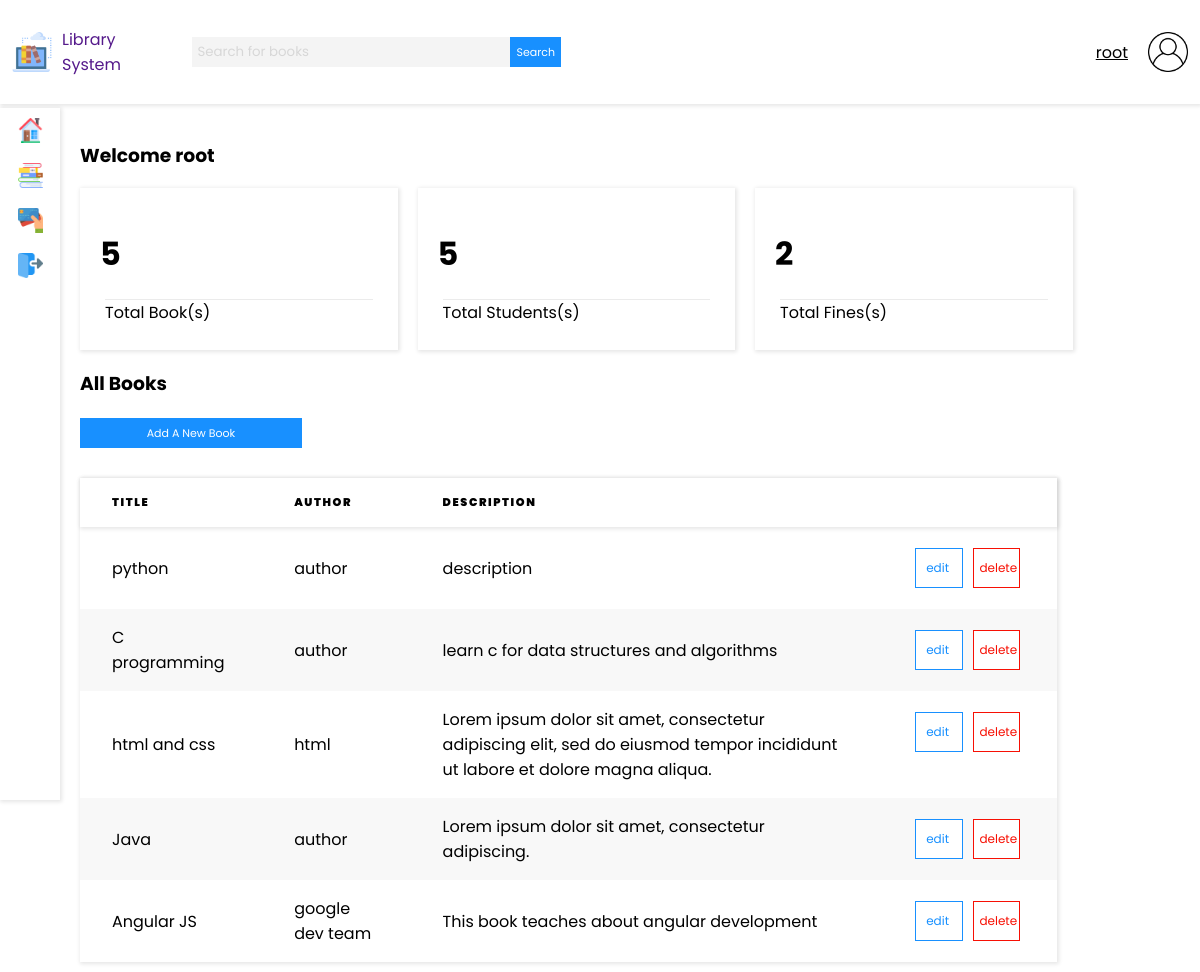
The app's page / (signed in) with its own data.
### base/models.py (models this page shows, shortened)
class Book(models.Model):
    title = models.CharField(max_length=200)
    author = models.CharField(max_length=200)
    description = models.TextField(null=True, blank=True)
    updated = models.DateField(auto_now=True)
    updated = models.DateField(auto_now_add=True)

### base/views.py (the view)
# urls.py: path('', views.home, name='home'),
@login_required(login_url='/login')
def home(request):
    q = request.GET.get('q') if request.GET.get('q') != None else ''
    total_students = Role.objects.filter(role='Student').count()
    total_books = Book.objects.count()
    books = Book.objects.filter(Q(title__icontains=q) | Q(author__icontains=q))
    user_role = Role.objects.get(user=request.user.id)
    context = {
        'books': books,
        'total_books': total_books,
        'total_students': total_students,
        'user_role': user_role,
        'q': q
    }
    return render(request, 'dashboard.html', context)

### templates/dashboard.html (shortened to what this page needs)
{% extends 'main.html' %}
{% load static %}
{% block content %}
<h3>Welcome {{ request.user }}</h3>
{% if user_role.role == 'Student' %}
<div class="student-books-container">
    {% for book in books %}
    <div class="book-card">
        <div class="book-card-image-container">
            <image class="book-card-image" src="{% static 'images/studentBook.png' %}" alt="">
        </div>
        <div class="book-card-text">
            <h3>{{ book.title }}</h3>
            <p>{{ book.description}}</p>
            <p class="small-student-text">By {{ book.author }}</p>
            <a class="edit-button" href="{% url 'borrow_book' book.id %}">Borrow</a>
        </div>
    </div>
    {% endfor %}
</div>
{% else %}
<div class="dashboard-card-container">
    <div class="dashboard-card">
        <h1>{{ total_books }}</h1>
        <p>Total Book(s)</p>
    </div>
    <div class="dashboard-card">
        <h1>{{ total_students }}</h1>
        <p>Total Students(s)</p>
    </div>
    <div class="dashboard-card">
        <h1>2</h1>
        <p>Total Fines(s)</p>
    </div>
</div>
<div class="">
    <h3>All Books</h3>
    <a class="button-primary" href="{% url 'create_book' %}">Add A New Book</a>
    <table class="books-table-container">
        <thead>
            <tr>
                <th>Title</th>
                <th class="table-responsive">Author</th>
                <th class="table-responsive">Description</th>
            </tr>
        </thead>
        <tbody>
            {% for book in books %}
            <tr>
                <td>
                    {{ book.title }}
                </td>
                <td class="table-responsive">{{ book.author }}</td>
                <td class="table-responsive">{{ book.description }}</td>
                <td class="table-actions table-responsive">
                    <a href="{% url 'edit_book' book.id %}" class="edit-button">edit</a>
                    <a href="{% url 'delete_book' book.id %}" class="delete-button">delete</a>
                </td>
            </tr>
            {% endfor %}
        </tbody>
    </table>
</div>
{% endif %}
{% endblock%}

### templates/navbar.html
{% load static %}
<nav class="navbar">
    <div class="nav-logo-search">
        <a href="" class="navbar-brand">
            <img class="navbar-image" src="{% static 'images/digital-library.png' %}" alt="">
            <span>Library System</span>
        </a>
        <form method="GET" action="" class="nav-search nav-search-responsive">
            <input value="{{ q }}" name="q" class="nav-search-input" type="text" placeholder="Search for books">
            <button class="nav-search-button" type="submit">Search</button>
        </form>
    </div>
    <div class="nav-user-profile">
        <span>{{ request.user }}</span>
        <img class="navbar-image" src="{% static 'images/user.png' %}" alt="">
    </div>
</nav>

### static/styles/main3.css (style rules this page uses)
body { font-family: 'Poppins', sans-serif; padding: 0; margin: 0; background-color: #fff; box-sizing: border-box; }
a,input,button { text-decoration: none; font-family: 'Poppins'; }
table { border-collapse: collapse; text-align: left; width: 100%; overflow-x: scroll; }
thead { box-shadow: 1px 1px 4px 1px rgba(0, 0, 0, 0.1); }
thead th { padding: 1rem 2rem; text-transform: uppercase; letter-spacing: 0.1rem; font-size: 0.7rem; font-weight: 900; }
tbody td { padding: 1rem 2rem; }
tbody tr:nth-child(even) { background-color: #f8f8f8; }
.table-actions { display: flex; flex-direction: row; }
.navbar { height: 13vh; background-color: #fff; box-shadow: 1px 1px 4px 1px rgba(0, 0, 0, 0.1); display: flex; flex-direction: row; align-items: center; padding: 0 1%; position: fixed; top: 0; left: 0; width: 98%; }
.nav-logo-search { display: flex; width: 50%; justify-content: space-between; align-items: center; }
.navbar-brand { display: block; width: 30%; display: flex; align-items: center; }
.navbar-brand span { margin: 0 10px; }
.navbar-image { height: 40px; width: 40px; }
.nav-search { width: 70%; display: flex; flex-direction: row; margin: 10px 10px; }
.nav-search-input { border: 0; background-color: #f4f4f4; height: 30px; width: 80%; margin: 0; padding: 5px; outline: none; }
.nav-search-input::placeholder { color: #d7d7d7; font-family: 'Poppins'; }
.nav-search-button { background-color: #1890ff; color: #ffffff; border: 0; border-radius: 0; transition: .3s ease-in; font-size: 11px; }
.nav-user-profile { width: 50%; display: flex; justify-content: flex-end; align-items: center; }
.nav-user-profile span { margin: 0 20px; text-decoration: underline; cursor: pointer; }
.button-primary { margin: 20px 0; background-color: #1890ff; color: #ffffff; border: 0; border-radius: 0; transition: .3s ease-in; font-size: 11px; height: 30px; width: 20%; text-align: center; display: flex; justify-content: center; align-items: center; }
.dashboard-card-container { display: flex; width: 100%; }
.dashboard-card { width: 25%; box-shadow: 1px 1px 4px 1px rgba(0, 0, 0, 0.1); padding: 20px; margin-right: 20px; transition: .3s ease-in; }
.books-table-container { box-shadow: 1px 1px 4px 1px rgba(0, 0, 0, 0.1); padding: 20px; width: 88%; margin-top: 30px; }
.dashboard-card p { border-top: 1px solid #ebebeb; }
.book-card h3,p { margin: 5px; }

### records on screen
Book: title "python", author "author", description "description"
Book: title "C programming", author "author", description "learn c for data structures and algorithms"
Book: title "html and css", author "html", description "Lorem ipsum dolor sit amet, consectetur adipiscing elit, sed do eiusmod tempor incididunt ut labore et dolore magna aliqua."
Book: title "Java", author "author", description "Lorem ipsum dolor sit amet, consectetur adipiscing."
Book: title "Angular JS", author "google dev team", description "This book teaches about angular development"

### other values on screen
{{ request.user }} "root"
{{ total_books }} "5"
{{ total_students }} "5"
